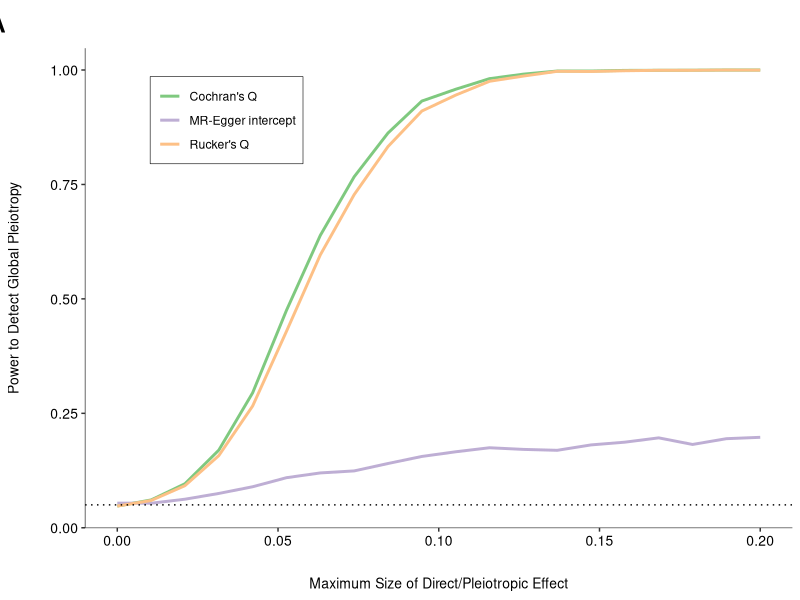
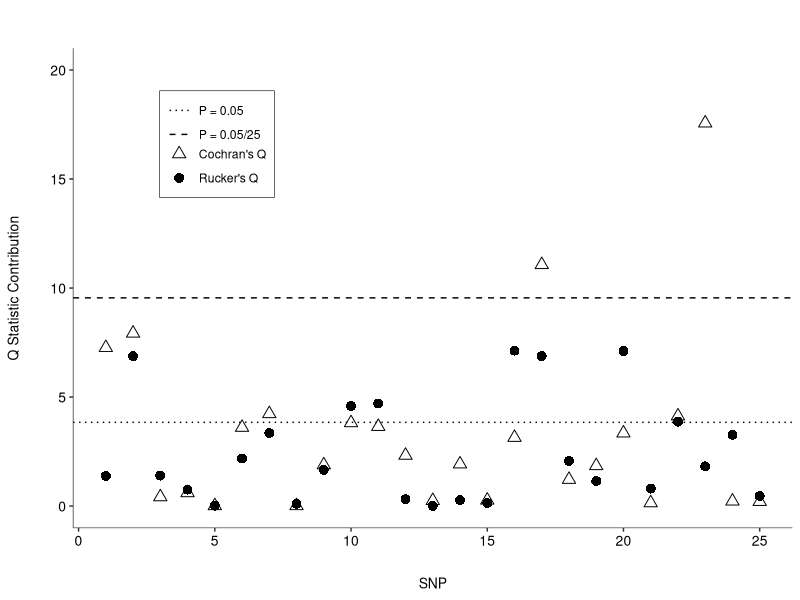
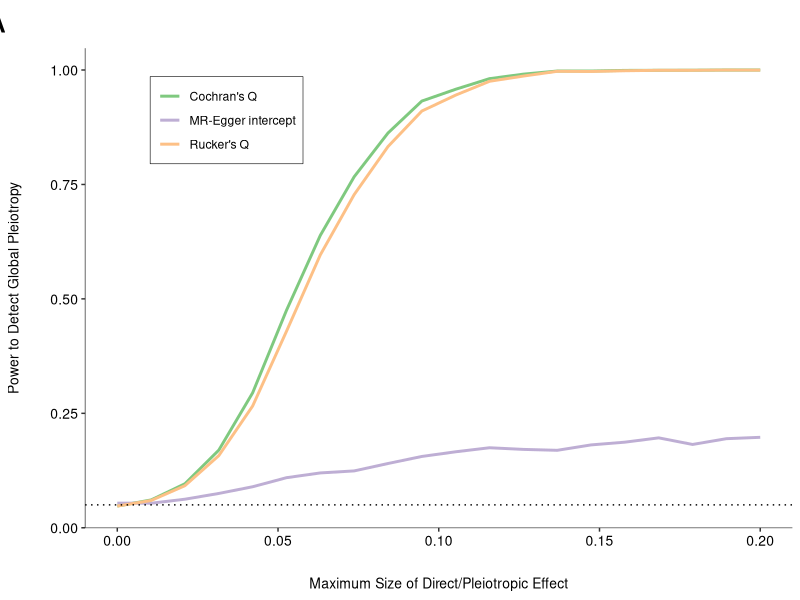
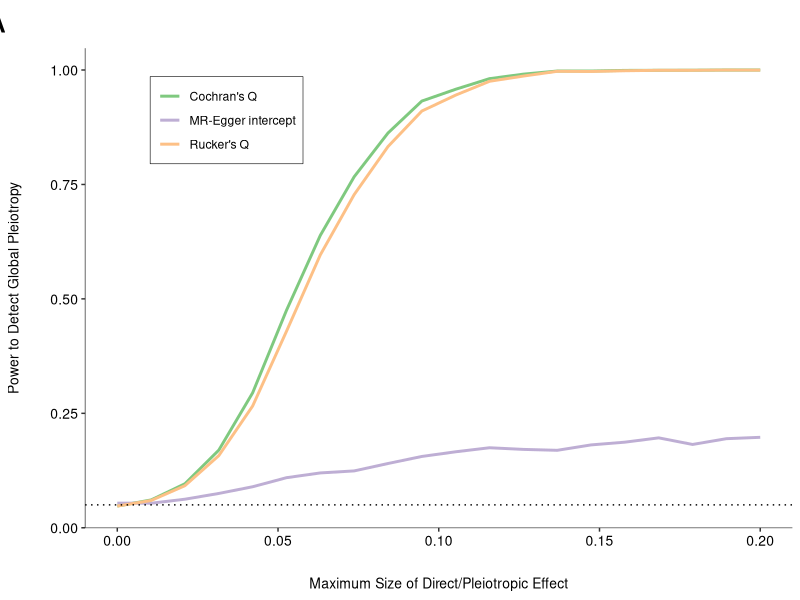
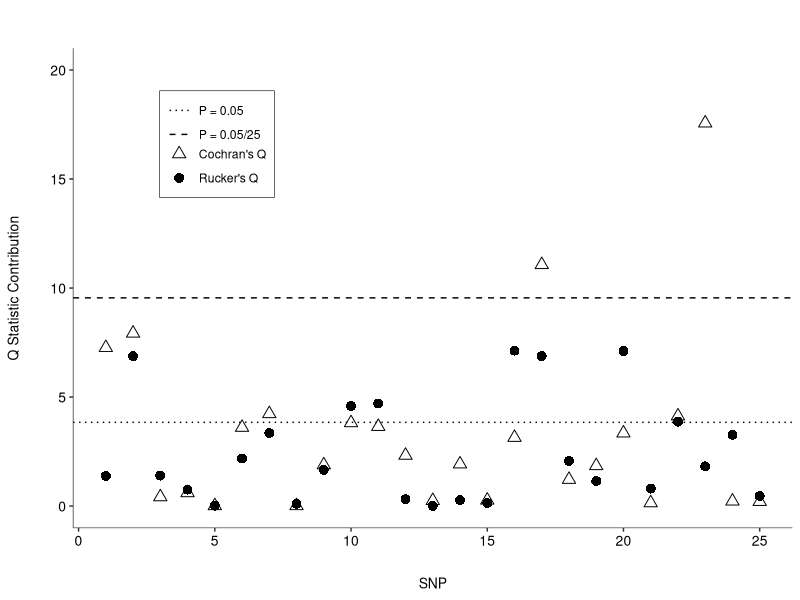
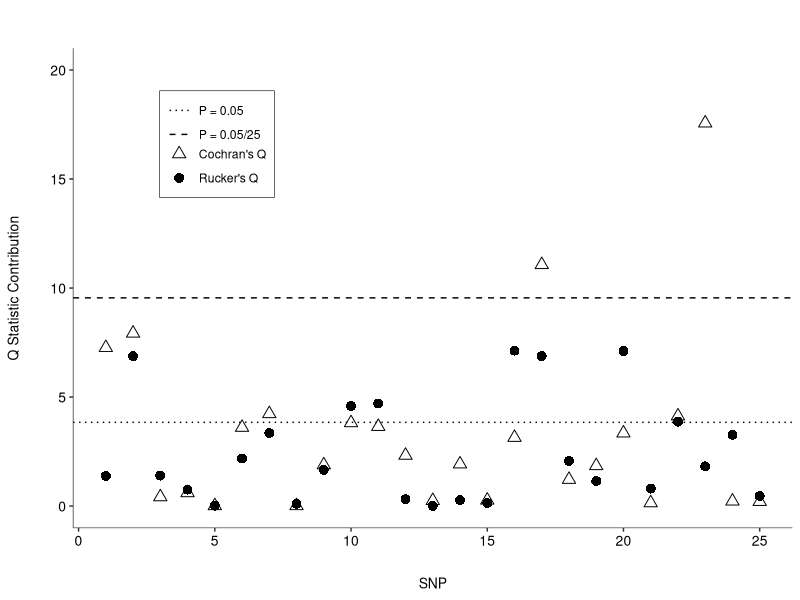
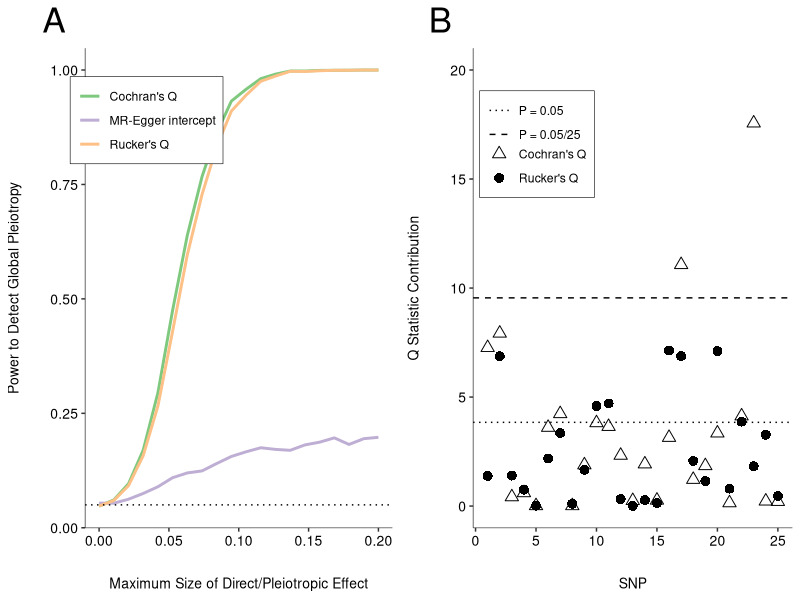
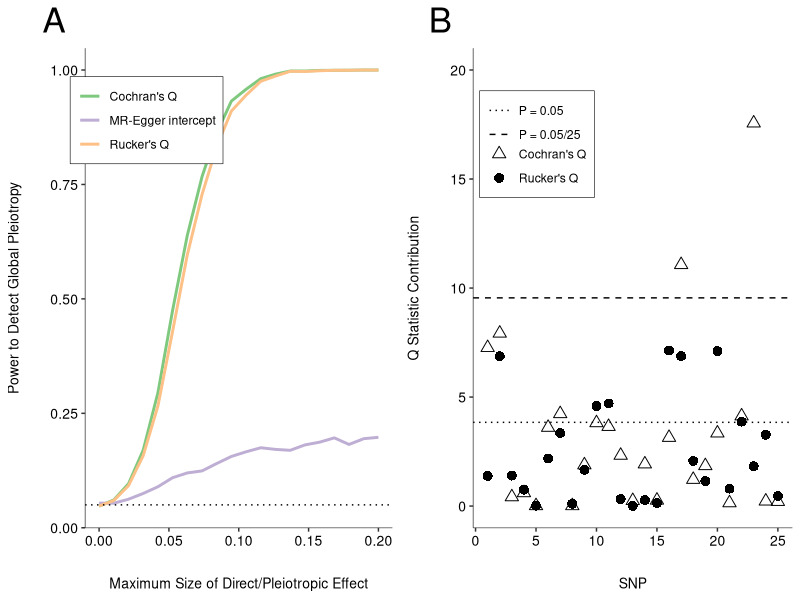

The R script that drew these images, in order:
library(gridExtra)
library(ggplot2)
library(tidyr)

Figure2Adata <- read.csv("Figure2Adata.csv")[,-1]
Figure2Bdata <- read.csv("Figure2Bdata.csv")[,-1]

# Reformat 2a
long2a <- gather(Figure2Adata, key="key", value="value", -MaxPleioSize)
long2a$label <- "Cochran's Q"
long2a$label[long2a$key == "PowerMREgg"] <- "MR-Egger intercept"
long2a$label[long2a$key == "PowerRuckQ"] <- "Rucker's Q"

# Reformat 2b
Figure2Bdata$SNP <- 1:25
thresh <- data.frame(thresh=qchisq(c(0.95, 1-0.05/25),1), lab=c("P = 0.05", "P = 0.05/25"))
long2b <- gather(Figure2Bdata, key="key", value="value", -SNP)
long2b$label <- "Cochran's Q"
long2b$label[long2b$key == "RuckerQ_contrib"] <- "Rucker's Q"

# Draw 2a
p1 <- ggplot(long2a, aes(x=MaxPleioSize, y=value, group=label)) +
	geom_line(aes(colour=label, group=label), size=1) +
	geom_hline(yintercept=0.05, linetype="dotted") +
	scale_color_brewer(type="qual") +
	labs(x="Maximum Size of Direct/Pleiotropic Effect", y="Power to Detect Global Pleiotropy", colour=NULL, title="A") +
	theme(
		legend.position=c(0.2, 0.85),
		legend.box.background = element_rect(size=0.2, fill=NULL),
		legend.background = element_rect(fill = alpha("red", 0)),
		axis.line=element_line(size=0.2),
		panel.grid.minor=element_blank(),
		panel.grid.major=element_blank(),
		panel.background = element_rect(fill = alpha("red", 0)),
		plot.title=element_text(hjust=-0.15, size=25),
		axis.title=element_text(size=10, family="Helvetica"),
		axis.title.x = element_text(margin=margin(t=20, r=0, b=0, l=0)),
		axis.title.y = element_text(margin=margin(t=0, r=20, b=0, l=0)),
		axis.text=element_text(size=10, family="Helvetica", colour="black"),
		legend.key=element_blank()
	)
p1
ggsave(p1, file="figure2a.pdf", width=6, height=6)
ggsave(p1, file="figure2a.eps", width=6, height=6)


# Draw 2b
p2 <- ggplot(long2b, aes(x=SNP, y=value)) +
	geom_hline(data=thresh, aes(yintercept=thresh, linetype=lab)) +
	geom_point(aes(shape=label), size=3) +
	labs(x="SNP", y="Q Statistic Contribution", linetype="Threshold", shape="Method", title="B") +
	# theme_bw() +
	scale_shape_manual(values=c(2,16)) +
	scale_linetype_manual(values=c("dotted", "dashed")) +
	theme(
		legend.position=c(0.2, 0.8),legend.box.background = element_rect(size=0.2, fill=NULL),legend.background = element_rect(fill = alpha("red", 0)), axis.line=element_line(size=0.2),
		panel.grid.minor=element_blank(), panel.grid.major=element_blank(),panel.background = element_rect(fill = alpha("red", 0)),
		plot.title=element_text(hjust=-0.15, size=25),
		axis.title=element_text(size=10, family="Helvetica"),
		axis.title.x = element_text(margin=margin(t=20, r=0, b=0, l=0)),
		axis.title.y = element_text(margin=margin(t=0, r=20, b=0, l=0)),
		axis.text=element_text(size=10, family="Helvetica", colour="black"), legend.key=element_blank(), legend.title=element_blank(),
		legend.spacing=unit(-0.5, "cm")
	) +	ylim(0, 20)
p2
ggsave(p2, file="figure2b.pdf", width=6, height=6)
ggsave(p2, file="figure2b.eps", width=6, height=6)

# Plot
pdf("figure2.pdf", width=12, height=6)
grid.arrange(p1, p2, ncol=2)
dev.off()

setEPS()
postscript("figure2.eps", width=12, height=6)
grid.arrange(p1, p2, ncol=2)
dev.off()
